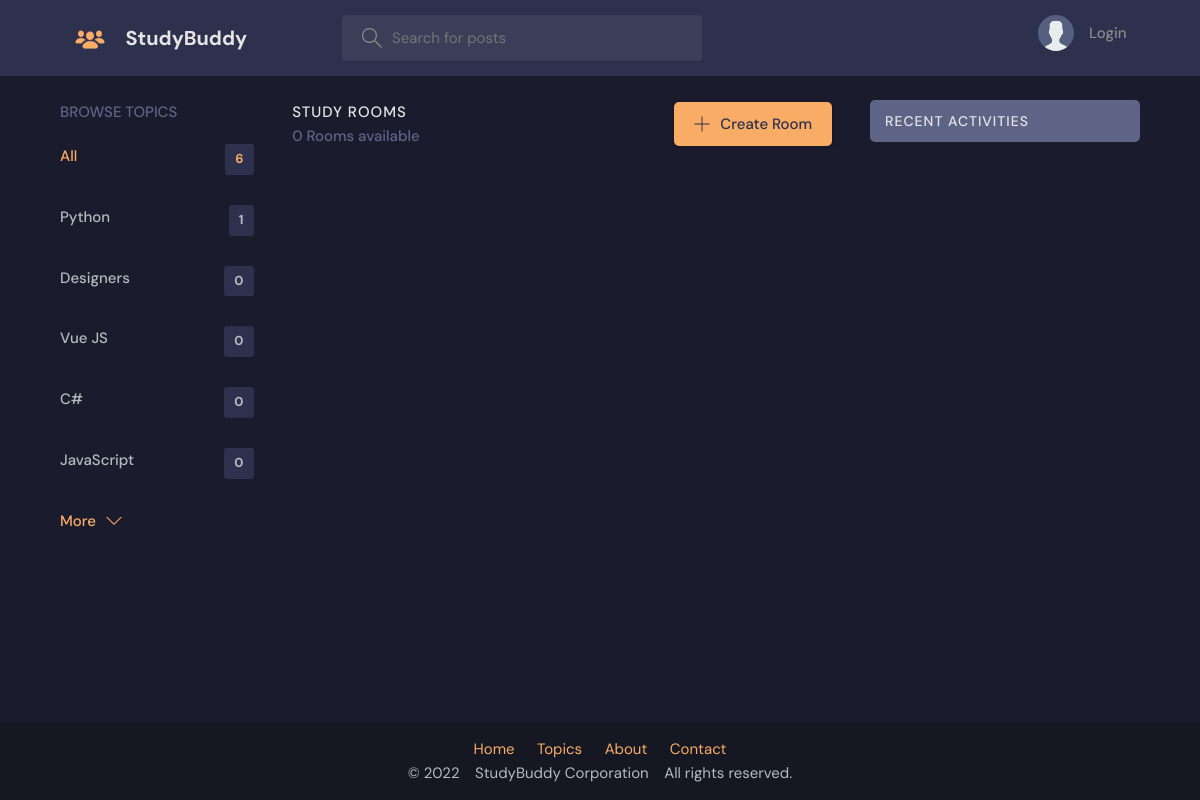
The page /?q=React.js on the database as committed earlier.
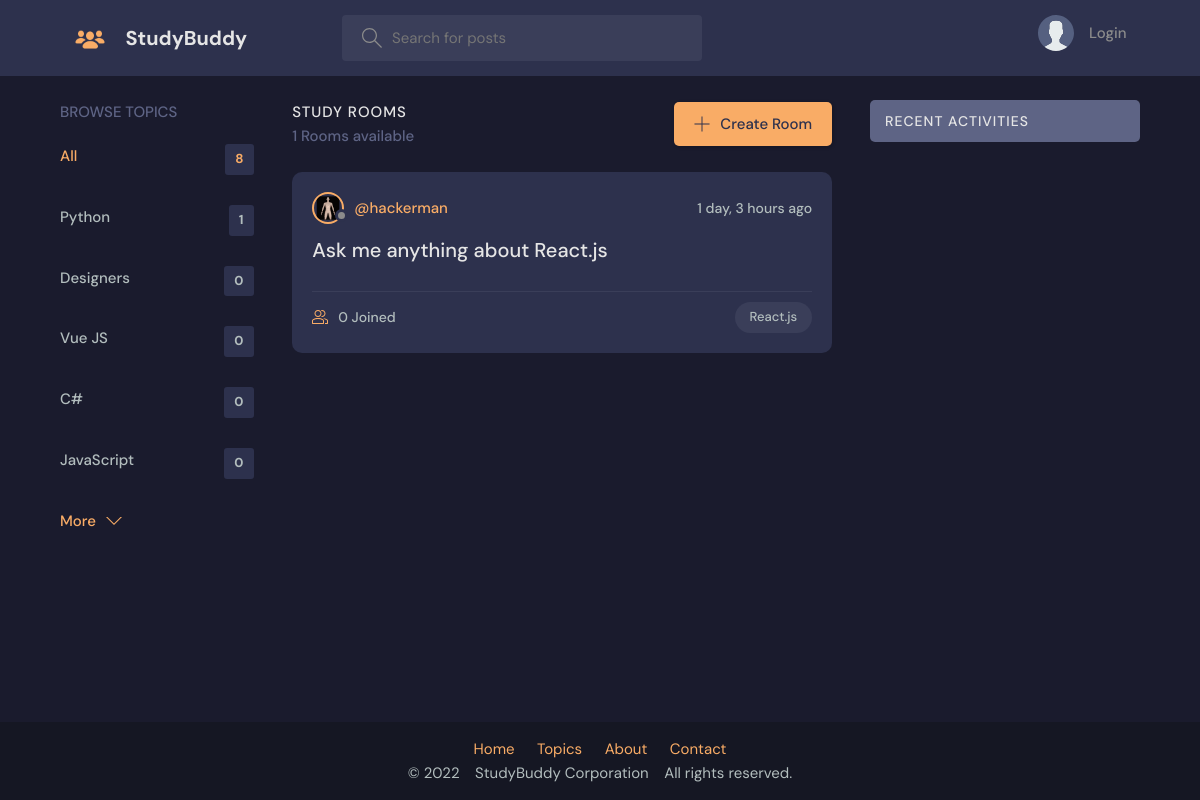
The same page on the database as committed later.
### base/models.py (models this page shows, shortened)
class Topic(models.Model):
    name = models.CharField(max_length=200)

class Room(models.Model):
    host = models.ForeignKey(User, on_delete=models.SET_NULL, null=True)
    topic = models.ForeignKey(Topic, on_delete=models.SET_NULL, null=True)
    name = models.CharField(max_length=200)
    description = models.TextField(null=True, blank=True)
    participants = models.ManyToManyField(
        User, related_name='participants', blank=True)
    updated = models.DateTimeField(auto_now=True)
    created = models.DateTimeField(auto_now_add=True)
    class Meta:
        ordering = ['-updated', '-created']

class User(AbstractUser):
    name = models.CharField(max_length=200, null=True)
    email = models.EmailField(unique=True, null=True)
    bio = models.TextField(null=True)
    avatar = models.ImageField(null=True, default="avatar.svg")
    USERNAME_FIELD = 'email'
    REQUIRED_FIELDS = []

### base/views.py (the view)
# urls.py: path('', views.home, name="home"),
def home(request):
    q = request.GET.get('q') if request.GET.get('q') != None else ''
    rooms = Room.objects.filter(
        Q(topic__name__icontains=q) |
        Q(name__icontains=q) |
        Q(description__icontains=q)
    )
    topics = Topic.objects.all()[0:5]
    room_count = rooms.count()
    room_messages = Message.objects.filter(
        Q(room__topic__name__icontains=q))[0:3]
    context = {'rooms': rooms, 'topics': topics, 'topicscount':topicscount,
               'room_count': room_count, 'room_messages': room_messages}
    return render(request, 'base/home.html', context)

### base/templates/base/home.html (shortened to what this page needs)
{% extends 'main.html' %}
{% block content %}
<main class="layout layout--3">
  <div class="container">
    {% include 'base/topics_component.html' %}
    <div class="roomList">
      <div class="roomList__header">
        <div>
          <h2>Study Rooms</h2>
          <p>{{room_count}} Rooms available</p>
        </div>
        <a class="btn btn--main" href="{% url 'create-room' %}">
          <svg version="1.1" xmlns="http://www.w3.org/2000/svg" width="32" height="32" viewBox="0 0 32 32">
            <title>add</title>
            <path
              d="M16.943 0.943h-1.885v14.115h-14.115v1.885h14.115v14.115h1.885v-14.115h14.115v-1.885h-14.115v-14.115z">
            </path>
          </svg>
          Create Room
        </a>
      </div>
      {% include 'base/feed_component.html' %}
    </div>
    {% include 'base/activity_component.html' %}
  </div>
</main>
{% endblock %}

### base/templates/base/topics_component.html
<div class="topics">
    <div class="topics__header">
        <h2>Browse Topics</h2>
    </div>
    <ul class="topics__list">
        <li>
            <a href="{% url 'home' %}" class="active">All <span>{{topicscount}}</span></a>
        </li>
        {% for topic in topics %}
        <li>
            <a href="{% url 'home' %}?q={{topic.name}}">{{topic.name}}<span>{{topic.room_set.all.count}}</span></a>
        </li>
        {% endfor %}
    </ul>
    <a class="btn btn--link" href="{% url 'topics' %}">
        More
        <svg version="1.1" xmlns="http://www.w3.org/2000/svg" width="32" height="32" viewBox="0 0 32 32">
            <title>chevron-down</title>
            <path d="M16 21l-13-13h-3l16 16 16-16h-3l-13 13z"></path>
        </svg>
    </a>
</div>

### base/templates/base/feed_component.html (shortened to what this page needs)
{% for room in rooms %}
<div class="roomListRoom">
    <div class="roomListRoom__header">
        <a href="{% url 'user-profile' room.host.id %}" class="roomListRoom__author">
            <div class="avatar avatar--small">
                <img src="{{room.host.avatar.url}}" />
            </div>
            <span>@{{room.host.username}}</span>
        </a>
        <div class="roomListRoom__actions">
            <span>{{room.created|timesince}} ago</span>
        </div>
    </div>
    <div class="roomListRoom__content">
        <a href="{% url 'room' room.id %}">{{room.name}}</a>
    </div>
    <div class="roomListRoom__meta">
        <a href="{% url 'room' room.id %}" class="roomListRoom__joined">
            {{room.participants.all.count}} Joined
        </a>
        <p class="roomListRoom__topic">{{room.topic.name}}</p>
    </div>
</div>
{% endfor %}

Rows that differ between the two databases and show on the page:
added Room: host.avatar (picture), host.username "hackerman", created "1 day, 3 hours", name "Ask me anything about React.js", participants.all.count "0", topic.name "React.js"
Other text that changed with them:
{{ topicscount }}: "6" → "8"
{{ room_count }}: "0" → "1"
